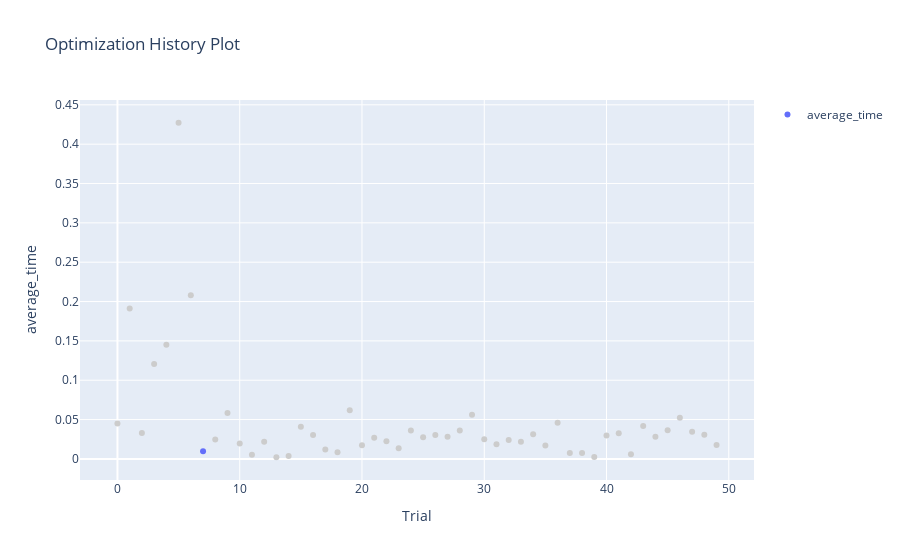

Notebook source saved alongside this figure:
### Code cell
plot_optimization_history(lsh_study, target = lambda t: t.values[1], target_name = 'average_time')

### Figure 1 — Plotly figure (JSON) as saved in the notebook; plotly's stock layout.template omitted (floating-point values rounded to 4 significant figures)
{"data": [{"mode": "markers", "name": "average_time", "type": "scatter", "x": [7], "y": [0.009628]}, {"marker": {"color": "#cccccc"}, "mode": "markers", "name": "Infeasible Trial", "showlegend": false, "type": "scatter", "x": [0, 1, 2, 3, 4, 5, 6, 8, 9, 10, 11, 12, 13, 14, 15, 16, 17, 18, 19, 20, 21, 22, 23, 24, 25, 26, 27, 28, 29, 30, 31, 32, 33, 34, 35, 36, 37, 38, 39, 40, 41, 42, 43, 44, 45, 46, 47, 48, 49], "y": [0.04499, 0.191, 0.03307, 0.1208, 0.145, 0.4272, 0.208, 0.02455, 0.05837, 0.01972, 0.005423, 0.0219, 0.002089, 0.003786, 0.04078, 0.03036, 0.01188, 0.008546, 0.06173, 0.01748, 0.02677, 0.02231, 0.01339, 0.03595, 0.02761, 0.03051, 0.02821, 0.03605, 0.05612, 0.02486, 0.01864, 0.02392, 0.02175, 0.03129, 0.01693, 0.04578, 0.007426, 0.007545, 0.00254, 0.02986, 0.03266, 0.005864, 0.04189, 0.02806, 0.03649, 0.05228, 0.0345, 0.03059, 0.01779]}], "layout": {"title": {"text": "Optimization History Plot"}, "xaxis": {"title": {"text": "Trial"}}, "yaxis": {"title": {"text": "average_time"}}}}
